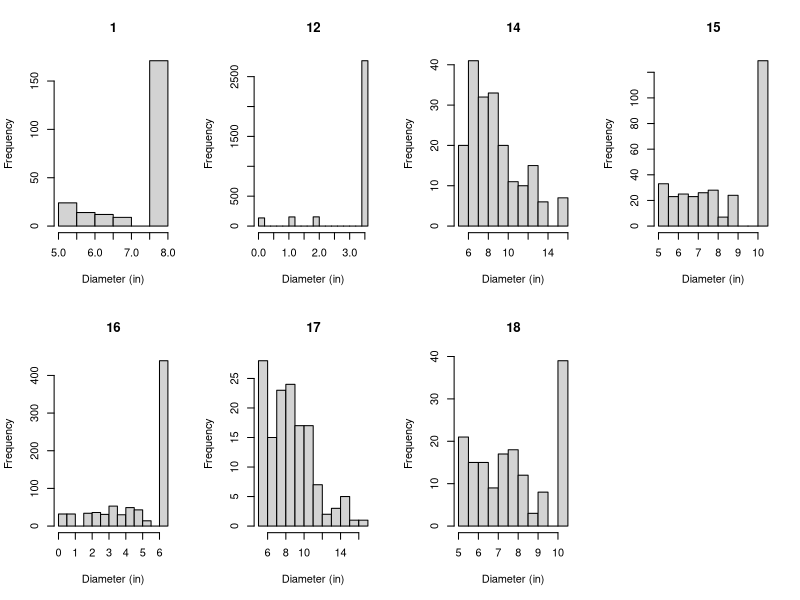
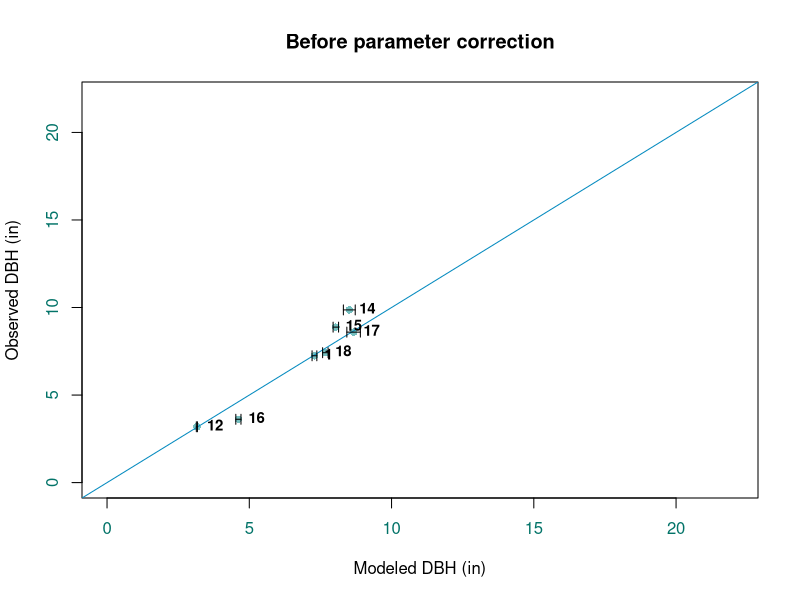
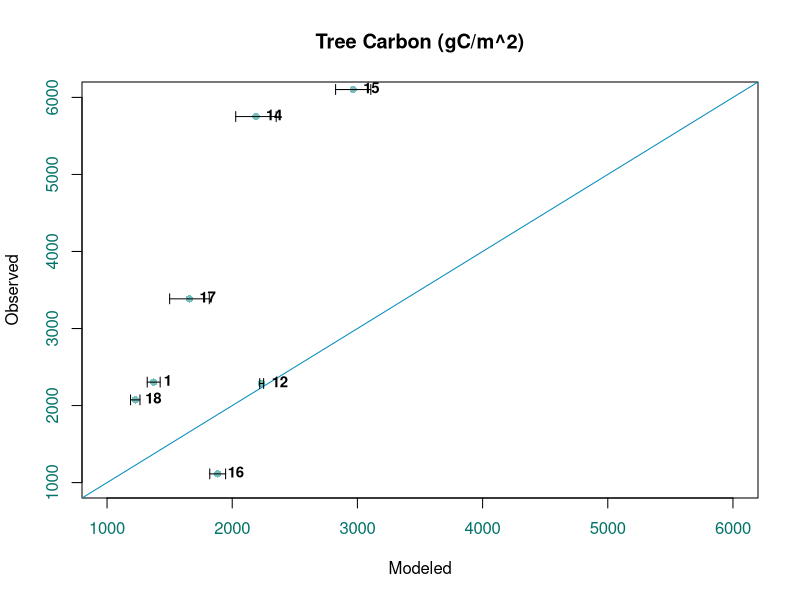

Recreate these plots in R, in order.
# Run slash pine simulations ----------------------------------------------

rm(list=ls())

par(mfrow=c(2,4))
final_list<-list()

# Plot 1 ----------------------------------------------

# data will be saved as list 1
mylist<-list() 


# set parameters for growth equation
aridity<-6957*0.0001

temp<-22.34389687

temp2<-temp^2

C_AVG<-((725/10)*(1/3))+((760/10)*(2/3))

N_AVG<-((1375/100)*(1/3))+((923/100)*(2/3))

CN<-C_AVG/N_AVG

CN_SCALE<-(CN*4.941)+29.777


# set stand age and density
plot_density<-379
observed.a<-round((10^(3.104632 - 0.4283513*temp + 0.0102844*temp2 +0.581161*aridity))*(8.9^2.30799))
predict.tasb<-matrix(nrow = 10, ncol = 1,0)
predict.d<-matrix(nrow = 10, ncol = 1,0)

for (o in 1:10){
  age<-matrix(0, nrow=observed.a[1], ncol=plot_density[1]) # initialize the age matrix
  Diameter<-matrix(0, nrow=observed.a[1], plot_density[1]) # initialize the diameter matrix
  TASB<-matrix(0, nrow=observed.a[1], plot_density[1]) # initialize the total above-stump biomass matrix
  
  # initialize the diameter for the first year
  Diameter[1,]<-(10^(-1.345167 + 0.185595*temp - 0.004456*temp2 - 0.251804*aridity))*(0.4332775*1^(-0.5667225))
  
  for (j in 1:plot_density){ # specify tree per hectare
    
    for (i in 2:observed.a){ # specify how long to run the simulation (years)
      
      age[i,j]<-age[i-1,j]+1
      
      growth<-(10^(-1.345167 + 0.185595*temp - 0.004456*temp2 - 0.251804*aridity))*(0.4332775*age[i,j]^(-0.5667225))
      
      # define the mortality rate here
      # initialize as a numeric with only 1 possible value
      M <- numeric(length = 1)
      
      # Mortality based on diameter class
      if (Diameter[i,j]<=3.94){ M<- rbinom(1,1,(.4/8))}
      else if (Diameter[i,j]>3.94 & Diameter[i,j]<=7.97){M<-rbinom(1,1,(.2/8))}
      else if (Diameter[i,j]>7.97 & Diameter[i,j]<=11.81){M<-rbinom(1,1,(.15/8))}
      else if (Diameter[i,j]>11.81 & Diameter[i,j]<=15.75){M<-rbinom(1,1,(.1/8))}
      else if (Diameter[i,j]>15.75){M<-rbinom(1,1,(0.01/8))}
      
      # Calculate the diameter for jth tree for the ith observed year
      Diameter[i,j]<-Diameter[i-1,j] + growth - M*(Diameter[i-1,j]+growth)
      
      #use diameter and age to calculate total aboveground biomass of the jth tree in the ith year
      TASB [i,j]<-(0.041281*((Diameter[i,j]*2.54)^2.722214))
      
      # If the tree dies, plant a new tree (age = 0)
      if (M==1){age[i,j]<-0}
    }
  }
  # save average modeled diameter
  predict.d[o,1]<-mean(Diameter[18, which (Diameter[18,]>=5)])
  predict.tasb[o,1]<-sum(TASB[18, which (Diameter[18,]>=5)])*.5*1000*(1/10000)
}
observed.d<-c(7.243498)
observed.tasb<-c(2304.18856)
modeled.d<-mean(predict.d)
modeled.tasb<-mean(predict.tasb)
sd.tasb<-sd(predict.tasb)
sd.dbh<-sd(predict.d)
hist(Diameter[18, which (Diameter[18,]>=5)], main = "1", xlab = "Diameter (in)")

# set up dataframe to store simulated data
df<-cbind(observed.d, modeled.d, observed.a, plot_density, temp, temp2, aridity, CN_SCALE, observed.tasb, modeled.tasb, 
          sd.tasb, sd.dbh)

df<-data.frame(df)

colnames(df)<-c("Observed_Diameter","Modeled_Diameter","Age", "Tree_Density", "Temperature", "Temperature2", "Aridity", "Soil_CN", "Observed_Biomass", 
                "Modeled_Biomass", "sd.tasb", "sd.dbh")

# data will be saved as list 1
mylist[[1]] <- df


# Plot 12 ----------------------------------------------

# set parameters for growth equation
aridity<-6932*0.0001

temp<-22.33102036

temp2<-temp^2

C_AVG<-((366/10)*(1/3))+((427/10)*(2/3))

N_AVG<-((1137/100)*(1/3))+((628/100)*(2/3))

CN<-C_AVG/N_AVG

CN_SCALE<-(CN*4.941)+29.777


# set stand age and density
plot_density<-3209
observed.a<-round((10^(3.104632 - 0.4283513*temp + 0.0102844*temp2 +0.581161*aridity))*(4.5^2.30799))
predict.d<-matrix(nrow = 10, ncol = 1,0)
predict.tasb<-matrix(nrow = 10, ncol = 1,0)
observed.tasb<-2286.27849

for (h in 1:10){   
  
  age<-matrix(0, nrow=observed.a[1], ncol=plot_density[1]) # initialize the age matrix
  Diameter<-matrix(0, nrow=observed.a[1], plot_density[1]) # initialize the diameter matrix
  TASB<-matrix(0, nrow=observed.a[1], plot_density[1]) # initialize the total above-stump biomass matrix
  
  # initialize the diameter for the first year
  Diameter[1,]<-(10^(-1.345167 + 0.185595*temp - 0.004456*temp2 - 0.251804*aridity))*(0.4332775*1^(-0.5667225))
  
  for (j in 1:plot_density){ # specify tree per hectare
    
    for (i in 2:observed.a){ # specify how long to run the simulation (years)
      
      age[i,j]<-age[i-1,j]+1
      
      growth<-(10^(-1.345167 + 0.185595*temp - 0.004456*temp2 - 0.251804*aridity))*(0.4332775*age[i,j]^(-0.5667225))
      
      # define the mortality rate here
      # initialize as a numeric with only 1 possible value
      M <- numeric(length = 1)
      
      # Mortality based on diameter class
      if (Diameter[i,j]<=3.94){ M<- rbinom(1,1,(.4/8))}
      else if (Diameter[i,j]>3.94 & Diameter[i,j]<=7.97){M<-rbinom(1,1,(.2/8))}
      else if (Diameter[i,j]>7.97 & Diameter[i,j]<=11.81){M<-rbinom(1,1,(.15/8))}
      else if (Diameter[i,j]>11.81 & Diameter[i,j]<=15.75){M<-rbinom(1,1,(.1/8))}
      else if (Diameter[i,j]>15.75){M<-rbinom(1,1,(0.01/8))}
      
      # Calculate the diameter for jth tree for the ith observed year
      Diameter[i,j]<-Diameter[i-1,j] + growth - M*(Diameter[i-1,j]+growth)
      
      #use diameter and age to calculate total aboveground biomass of the jth tree in the ith year
      TASB [i,j]<-(0.041281*((Diameter[i,j]*2.54)^2.722214))
      
      # If the tree dies, plant a new tree (age = 0)
      if (M==1){age[i,j]<-0}
      
    }
  }
  predict.d[h,1]<-mean(Diameter[4,])
  predict.tasb[h,1]<-sum(TASB[4,])*.5*1000*(1/10000)
}

# save average modeled diameter
modeled.d<-mean(predict.d)
observed.d<-c(3.189155)
modeled.tasb<-mean(predict.tasb)
sd.tasb<-sd(predict.tasb)
sd.dbh<-sd(predict.d)
hist(Diameter[4,], main = "12", xlab = "Diameter (in)")

# set up dataframe to store simulated data
df<-cbind(observed.d, modeled.d, observed.a, plot_density, temp, temp2, aridity, CN_SCALE, observed.tasb, modeled.tasb, 
          sd.tasb, sd.dbh)

df<-data.frame(df)

colnames(df)<-c("Observed_Diameter","Modeled_Diameter","Age", "Tree_Density", "Temperature", "Temperature2", "Aridity", "Soil_CN",
                "Observed_Biomass", "Modeled_Biomass", "sd.tasb", "sd.dbh")

# data will be saved as list 9
mylist[[9]] <- df  


# Plot 14 ----------------------------------------------

# set parameters for growth equation
aridity<-7595*0.0001

temp<-20.97239685

temp2<-temp^2

C_AVG<-((475/10)*(1/3))+((227/10)*(2/3))

N_AVG<-((2085/100)*(1/3))+((1689/100)*(2/3))

CN<-C_AVG/N_AVG

CN_SCALE<-(CN*4.941)+29.777


# set stand age and density
plot_density<-349
observed.a<-round((10^(3.104632 - 0.4283513*temp + 0.0102844*temp2 +0.581161*aridity))*(16.4^2.30799))
predict.d<-matrix(nrow = 10, ncol = 1,0)
predict.tasb<-matrix(nrow = 10, ncol = 1,0)
observed.tasb<-5751.31370

for (h in 1:10){   
  
  age<-matrix(0, nrow=observed.a[1], ncol=plot_density[1]) # initialize the age matrix
  Diameter<-matrix(0, nrow=observed.a[1], plot_density[1]) # initialize the diameter matrix
  TASB<-matrix(0, nrow=observed.a[1], plot_density[1]) # initialize the total above-stump biomass matrix
  
  # initialize the diameter for the first year
  Diameter[1,]<-(10^(-1.345167 + 0.185595*temp - 0.004456*temp2 - 0.251804*aridity))*(0.4332775*1^(-0.5667225))
  
  for (j in 1:plot_density){ # specify tree per hectare
    
    for (i in 2:observed.a){ # specify how long to run the simulation (years)
      
      age[i,j]<-age[i-1,j]+1
      
      growth<-(10^(-1.345167 + 0.185595*temp - 0.004456*temp2 - 0.251804*aridity))*(0.4332775*age[i,j]^(-0.5667225))
      
      # define the mortality rate here
      # initialize as a numeric with only 1 possible value
      M <- numeric(length = 1)
      
      # Mortality based on diameter class
      if (Diameter[i,j]<=3.94){ M<- rbinom(1,1,(.4/8))}
      else if (Diameter[i,j]>3.94 & Diameter[i,j]<=7.97){M<-rbinom(1,1,(.2/8))}
      else if (Diameter[i,j]>7.97 & Diameter[i,j]<=11.81){M<-rbinom(1,1,(.15/8))}
      else if (Diameter[i,j]>11.81 & Diameter[i,j]<=15.75){M<-rbinom(1,1,(.1/8))}
      else if (Diameter[i,j]>15.75){M<-rbinom(1,1,(0.01/8))}
      
      # Calculate the diameter for jth tree for the ith observed year
      Diameter[i,j]<-Diameter[i-1,j] + growth - M*(Diameter[i-1,j]+growth)
      
      #use diameter and age to calculate total aboveground biomass of the jth tree in the ith year
      TASB [i,j]<-(0.041281*((Diameter[i,j]*2.54)^2.722214))
      
      # If the tree dies, plant a new tree (age = 0)
      if (M==1){age[i,j]<-0}
      
    }
  }
  predict.d[h,1]<-mean(Diameter[78, which (Diameter[78,]>=5)])
  predict.tasb[h,1]<-sum(TASB[78, which (Diameter[78,]>=5)])*.5*1000*(1/10000)
}

# save average modeled diameter
modeled.d<-mean(predict.d)
observed.d<-c(9.863562)
modeled.tasb<-mean(predict.tasb)
sd.tasb<-sd(predict.tasb)
sd.dbh<-sd(predict.d)
hist(Diameter[78, which (Diameter[78,]>=5)], main = "14", xlab = "Diameter (in)")

# set up dataframe to store simulated data
df<-cbind(observed.d, modeled.d, observed.a, plot_density, temp, temp2, aridity, CN_SCALE, observed.tasb, modeled.tasb, 
          sd.tasb, sd.dbh)

df<-data.frame(df)

colnames(df)<-c("Observed_Diameter","Modeled_Diameter","Age", "Tree_Density", "Temperature", "Temperature2", "Aridity", "Soil_CN",
                "Observed_Biomass", "Modeled_Biomass", "sd.tasb", "sd.dbh")

# data will be saved as list 11
mylist[[11]] <- df 

# Plot 15 ----------------------------------------------

# set parameters for growth equation
aridity<-6941*0.0001

temp<-22.33102036

temp2<-temp^2

C_AVG<-((486/10)*(1/3))+((475/10)*(2/3))

N_AVG<-((1238/100)*(1/3))+((827/100)*(2/3))

CN<-C_AVG/N_AVG

CN_SCALE<-(CN*4.941)+29.777


# set stand age and density
plot_density<-585
observed.a<-round((10^(3.104632 - 0.4283513*temp + 0.0102844*temp2 +0.581161*aridity))*(11.1^2.30799))
predict.d<-matrix(nrow = 10, ncol = 1,0)
predict.tasb<-matrix(nrow = 10, ncol = 1,0)
observed.tasb<-6102.40018

for (h in 1:10){   
  
  age<-matrix(0, nrow=observed.a[1], ncol=plot_density[1]) # initialize the age matrix
  Diameter<-matrix(0, nrow=observed.a[1], plot_density[1]) # initialize the diameter matrix
  TASB<-matrix(0, nrow=observed.a[1], plot_density[1]) # initialize the total above-stump biomass matrix
  
  # initialize the diameter for the first year
  Diameter[1,]<-(10^(-1.345167 + 0.185595*temp - 0.004456*temp2 - 0.251804*aridity))*(0.4332775*1^(-0.5667225))
  
  for (j in 1:plot_density){ # specify tree per hectare
    
    for (i in 2:observed.a){ # specify how long to run the simulation (years)
      
      age[i,j]<-age[i-1,j]+1
      
      growth<-(10^(-1.345167 + 0.185595*temp - 0.004456*temp2 - 0.251804*aridity))*(0.4332775*age[i,j]^(-0.5667225))
      
      # define the mortality rate here
      # initialize as a numeric with only 1 possible value
      M <- numeric(length = 1)
      
      # Mortality based on diameter class
      if (Diameter[i,j]<=3.94){ M<- rbinom(1,1,(.4/8))}
      else if (Diameter[i,j]>3.94 & Diameter[i,j]<=7.97){M<-rbinom(1,1,(.2/8))}
      else if (Diameter[i,j]>7.97 & Diameter[i,j]<=11.81){M<-rbinom(1,1,(.15/8))}
      else if (Diameter[i,j]>11.81 & Diameter[i,j]<=15.75){M<-rbinom(1,1,(.1/8))}
      else if (Diameter[i,j]>15.75){M<-rbinom(1,1,(0.01/8))}
      
      # Calculate the diameter for jth tree for the ith observed year
      Diameter[i,j]<-Diameter[i-1,j] + growth - M*(Diameter[i-1,j]+growth)
      
      #use diameter and age to calculate total aboveground biomass of the jth tree in the ith year
      TASB [i,j]<-(0.041281*((Diameter[i,j]*2.54)^2.722214))
      
      # If the tree dies, plant a new tree (age = 0)
      if (M==1){age[i,j]<-0}
      
    }
  }
  predict.d[h,1]<-mean(Diameter[30, which (Diameter[30,]>=5)])
  predict.tasb[h,1]<-sum(TASB[30, which (Diameter[30,]>=5)])*.5*1000*(1/10000)
}  

# save average modeled diameter
modeled.d<-mean(predict.d)
observed.d<-c(8.878969)
modeled.tasb<-mean(predict.tasb)
sd.tasb<-sd(predict.tasb)
sd.dbh<-sd(predict.d)
hist(Diameter[30, which (Diameter[30,]>=5)], main = "15", xlab = "Diameter (in)")

# set up dataframe to store simulated data
df<-cbind(observed.d, modeled.d, observed.a, plot_density, temp, temp2, aridity, CN_SCALE, observed.tasb, modeled.tasb, 
          sd.tasb, sd.dbh)

df<-data.frame(df)

colnames(df)<-c("Observed_Diameter","Modeled_Diameter","Age", "Tree_Density", "Temperature", "Temperature2", "Aridity", "Soil_CN",
                "Observed_Biomass", "Modeled_Biomass", "sd.tasb", "sd.dbh")

# data will be saved as list 12
mylist[[12]] <- df

# Plot 16 ----------------------------------------------

# set parameters for growth equation
aridity<-8774*0.0001

temp<-19.62741661

temp2<-temp^2

C_AVG<-((972/10)*(1/3))+((295/10)*(2/3))

N_AVG<-((1585/100)*(1/3))+((505/100)*(2/3))

CN<-C_AVG/N_AVG

CN_SCALE<-(CN*4.941)+29.777


# set stand age and density
plot_density<-793
observed.a<-round((10^(3.104632 - 0.4283513*temp + 0.0102844*temp2 +0.581161*aridity))*(7.2^2.30799))
predict.d<-matrix(nrow = 10, ncol = 1,0)
predict.tasb<-matrix(nrow = 10, ncol = 1,0)
observed.tasb<-1113.29871

for (h in 1:10){    
  
  age<-matrix(0, nrow=observed.a[1], ncol=plot_density[1]) # initialize the age matrix
  Diameter<-matrix(0, nrow=observed.a[1], plot_density[1]) # initialize the diameter matrix
  TASB<-matrix(0, nrow=observed.a[1], plot_density[1]) # initialize the total above-stump biomass matrix
  
  # initialize the diameter for the first year
  Diameter[1,]<-(10^(-1.345167 + 0.185595*temp - 0.004456*temp2 - 0.251804*aridity))*(0.4332775*1^(-0.5667225))
  
  for (j in 1:plot_density){ # specify tree per hectare
    
    for (i in 2:observed.a){ # specify how long to run the simulation (years)
      
      age[i,j]<-age[i-1,j]+1
      
      growth<-(10^(-1.345167 + 0.185595*temp - 0.004456*temp2 - 0.251804*aridity))*(0.4332775*age[i,j]^(-0.5667225))
      
      # define the mortality rate here
      # initialize as a numeric with only 1 possible value
      M <- numeric(length = 1)
      
      # Mortality based on diameter class
      if (Diameter[i,j]<=3.94){ M<- rbinom(1,1,(.4/8))}
      else if (Diameter[i,j]>3.94 & Diameter[i,j]<=7.97){M<-rbinom(1,1,(.2/8))}
      else if (Diameter[i,j]>7.97 & Diameter[i,j]<=11.81){M<-rbinom(1,1,(.15/8))}
      else if (Diameter[i,j]>11.81 & Diameter[i,j]<=15.75){M<-rbinom(1,1,(.1/8))}
      else if (Diameter[i,j]>15.75){M<-rbinom(1,1,(0.01/8))}
      
      # Calculate the diameter for jth tree for the ith observed year
      Diameter[i,j]<-Diameter[i-1,j] + growth - M*(Diameter[i-1,j]+growth)
      
      #use diameter and age to calculate total aboveground biomass of the jth tree in the ith year
      TASB [i,j]<-(0.041281*((Diameter[i,j]*2.54)^2.722214))
      
      
      # If the tree dies, plant a new tree (age = 0)
      if (M==1){age[i,j]<-0}
      
    }
  }
  predict.d[h,1]<-mean(Diameter[14,])
  predict.tasb[h,1]<-sum(TASB[14,])*.5*1000*(1/10000)
}  

# save average modeled diameter
modeled.d<-mean(predict.d)
observed.d<-c(3.616565)
modeled.tasb<-mean(predict.tasb)
sd.tasb<-sd(predict.tasb)
sd.dbh<-sd(predict.d)
hist(Diameter[14,], main = "16", xlab = "Diameter (in)")

# set up dataframe to store simulated data
df<-cbind(observed.d, modeled.d, observed.a, plot_density, temp, temp2, aridity, CN_SCALE, observed.tasb, modeled.tasb, 
          sd.tasb, sd.dbh)

df<-data.frame(df)

colnames(df)<-c("Observed_Diameter","Modeled_Diameter","Age", "Tree_Density", "Temperature", "Temperature2", "Aridity", "Soil_CN",
                "Observed_Biomass", "Modeled_Biomass", "sd.tasb", "sd.dbh")

# data will be saved as list 13
mylist[[13]] <- df

# Plot 17 ----------------------------------------------

# set parameters for growth equation
aridity<-7687*0.0001

temp<-20.97239685

temp2<-temp^2

C_AVG<-((405/10)*(1/3))+((182/10)*(2/3))

N_AVG<-((2095/100)*(1/3))+((1702/100)*(2/3))

CN<-C_AVG/N_AVG

CN_SCALE<-(CN*4.941)+29.777


# set stand age and density
plot_density<-253
observed.a<-round((10^(3.104632 - 0.4283513*temp + 0.0102844*temp2 +0.581161*aridity))*(17.5^2.30799))
predict.d<-matrix(nrow = 10, ncol = 1,0)
predict.tasb<-matrix(nrow = 10, ncol = 1,0)
observed.tasb<-3385.50500

for (h in 1:10){  
  
  age<-matrix(0, nrow=observed.a[1], ncol=plot_density[1]) # initialize the age matrix
  Diameter<-matrix(0, nrow=observed.a[1], plot_density[1]) # initialize the diameter matrix
  TASB<-matrix(0, nrow=observed.a[1], plot_density[1]) # initialize the total above-stump biomass matrix
  
  # initialize the diameter for the first year
  Diameter[1,]<-(10^(-1.345167 + 0.185595*temp - 0.004456*temp2 - 0.251804*aridity))*(0.4332775*1^(-0.5667225))
  
  for (j in 1:plot_density){ # specify tree per hectare
    
    for (i in 2:observed.a){ # specify how long to run the simulation (years)
      
      age[i,j]<-age[i-1,j]+1
      
      growth<-(10^(-1.345167 + 0.185595*temp - 0.004456*temp2 - 0.251804*aridity))*(0.4332775*age[i,j]^(-0.5667225))
      
      # define the mortality rate here
      # initialize as a numeric with only 1 possible value
      M <- numeric(length = 1)
      
      # Mortality based on diameter class
      if (Diameter[i,j]<=3.94){ M<- rbinom(1,1,(.4/8))}
      else if (Diameter[i,j]>3.94 & Diameter[i,j]<=7.97){M<-rbinom(1,1,(.2/8))}
      else if (Diameter[i,j]>7.97 & Diameter[i,j]<=11.81){M<-rbinom(1,1,(.15/8))}
      else if (Diameter[i,j]>11.81 & Diameter[i,j]<=15.75){M<-rbinom(1,1,(.1/8))}
      else if (Diameter[i,j]>15.75){M<-rbinom(1,1,(0.01/8))}
      
      # Calculate the diameter for jth tree for the ith observed year
      Diameter[i,j]<-Diameter[i-1,j] + growth - M*(Diameter[i-1,j]+growth)
      
      #use diameter and age to calculate total aboveground biomass of the jth tree in the ith year
      TASB [i,j]<-(0.041281*((Diameter[i,j]*2.54)^2.722214))
      
      # If the tree dies, plant a new tree (age = 0)
      if (M==1){age[i,j]<-0}
      
    }
  }
  predict.d[h,1]<-mean(Diameter[91, which (Diameter[91,]>=5)])
  predict.tasb[h,1]<-sum(TASB[91, which (Diameter[91,]>=5)])*.5*1000*(1/10000)
}

# save average modeled diameter
modeled.d<-mean(predict.d)
observed.d<-c(8.594118)
modeled.tasb<-mean(predict.tasb)
sd.tasb<-sd(predict.tasb)
sd.dbh<-sd(predict.d)
hist(Diameter[91, which (Diameter[91,]>=5)], main = "17", xlab = "Diameter (in)")

# set up dataframe to store simulated data
df<-cbind(observed.d, modeled.d, observed.a, plot_density, temp, temp2, aridity, CN_SCALE, observed.tasb, modeled.tasb, 
          sd.tasb, sd.dbh)

df<-data.frame(df)

colnames(df)<-c("Observed_Diameter","Modeled_Diameter","Age", "Tree_Density", "Temperature", "Temperature2", "Aridity", "Soil_CN",
                "Observed_Biomass", "Modeled_Biomass", "sd.tasb", "sd.dbh")

# data will be saved as list 14
mylist[[14]] <- df

# Plot 18 ----------------------------------------------

# set parameters for growth equation
aridity<-9677*0.0001

temp<-19.52181244

temp2<-temp^2

C_AVG<-((515/10)*(1/3))+((143/10)*(2/3))

N_AVG<-((1366/100)*(1/3))+((454/100)*(2/3))

CN<-C_AVG/N_AVG

CN_SCALE<-(CN*4.941)+29.777


# set stand age and density
plot_density<-312
observed.a<-round((10^(3.104632 - 0.4283513*temp + 0.0102844*temp2 +0.581161*aridity))*(11.1^2.30799))
predict.d<-matrix(nrow = 10, ncol = 1,0)
predict.d<-matrix(nrow = 10, ncol = 1,0)
observed.tasb<-2073.95522


for (h in 1:10){   
  
  age<-matrix(0, nrow=observed.a[1], ncol=plot_density[1]) # initialize the age matrix
  Diameter<-matrix(0, nrow=observed.a[1], plot_density[1]) # initialize the diameter matrix
  TASB<-matrix(0, nrow=observed.a[1], plot_density[1]) # initialize the total above-stump biomass matrix
  
  # initialize the diameter for the first year
  Diameter[1,]<-(10^(-1.345167 + 0.185595*temp - 0.004456*temp2 - 0.251804*aridity))*(0.4332775*1^(-0.5667225))
  
  for (j in 1:plot_density){ # specify tree per hectare
    
    for (i in 2:observed.a){ # specify how long to run the simulation (years)
      
      age[i,j]<-age[i-1,j]+1
      
      growth<-(10^(-1.345167 + 0.185595*temp - 0.004456*temp2 - 0.251804*aridity))*(0.4332775*age[i,j]^(-0.5667225))
      
      # define the mortality rate here
      # initialize as a numeric with only 1 possible value
      M <- numeric(length = 1)
      
      # Mortality based on diameter class
      if (Diameter[i,j]<=3.94){ M<- rbinom(1,1,(.4/8))}
      else if (Diameter[i,j]>3.94 & Diameter[i,j]<=7.97){M<-rbinom(1,1,(.2/8))}
      else if (Diameter[i,j]>7.97 & Diameter[i,j]<=11.81){M<-rbinom(1,1,(.15/8))}
      else if (Diameter[i,j]>11.81 & Diameter[i,j]<=15.75){M<-rbinom(1,1,(.1/8))}
      else if (Diameter[i,j]>15.75){M<-rbinom(1,1,(0.01/8))}
      
      # Calculate the diameter for jth tree for the ith observed year
      Diameter[i,j]<-Diameter[i-1,j] + growth - M*(Diameter[i-1,j]+growth)
      
      #use diameter and age to calculate total aboveground biomass of the jth tree in the ith year
      TASB [i,j]<-(0.041281*((Diameter[i,j]*2.54)^2.722214))
      
      # If the tree dies, plant a new tree (age = 0)
      if (M==1){age[i,j]<-0}
      
    }
  }
  predict.d[h,1]<-mean(Diameter[43, which (Diameter[43,]>=5)])
  predict.tasb[h,1]<-sum(TASB[43, which (Diameter[43,]>=5)])*.5*1000*(1/10000)
  
}

# save average modeled diameter
modeled.d<-mean(predict.d)
observed.d<-c(7.419048)
modeled.tasb<-mean(predict.tasb)
sd.tasb<-sd(predict.tasb)
sd.dbh<-sd(predict.d)
hist(Diameter[43, which (Diameter[43,]>=5)], main = "18", xlab = "Diameter (in)")

# set up dataframe to store simulated data
df<-cbind(observed.d, modeled.d, observed.a, plot_density, temp, temp2, aridity, CN_SCALE, observed.tasb, modeled.tasb, 
          sd.tasb, sd.dbh)

df<-data.frame(df)

colnames(df)<-c("Observed_Diameter","Modeled_Diameter","Age", "Tree_Density", "Temperature", "Temperature2", "Aridity", "Soil_CN",
                "Observed_Biomass", "Modeled_Biomass", "sd.tasb", "sd.dbh")

# data will be saved as list 15
mylist[[15]] <- df


final_list <- do.call(rbind.data.frame, mylist)
row.names(final_list) <- c(1,12,14:18)
# final_list$Plot<- c(1,12,14:18)
# final_list$Plot<-as.factor(final_list$Plot)
sdev<-as.vector(final_list$sd.tasb)
sdev.dbh<-as.vector(final_list$sd.dbh)


# Compare observed diameter vs modeled diameter ---------------------------
par(mfrow=c(1,1))

model.1<-lm(data = final_list, log10(Observed_Diameter/Modeled_Diameter)~log10(Age)+Tree_Density+Temperature+Temperature2+Aridity)
summary(model.1)
# plot(Temperature~Aridity, data= final_list[[1]])
# 
# res.age<-residuals(model.1)
# plot(res.age~df2$Age)
# plot(res.age~df2$Aridity)

model.2<-lm(data = final_list, log10(Observed_Diameter/Modeled_Diameter)~log10(Age))
summary(model.2)

plot(data = final_list, Observed_Diameter~Modeled_Diameter, xlim = c(0,22), ylim = c(0,22), xlab="Modeled DBH (in)", ylab="Observed DBH (in)",
     main = "Before parameter correction", col.axis="#027368", col="#75BFBF", pch=16, type="p") + abline(0,1, col="#048ABF")
text(Observed_Diameter~Modeled_Diameter, labels=rownames(final_list),data=final_list, cex=0.9, font=2, pos=4)
arrows(final_list$Modeled_Diameter-sdev.dbh, final_list$Observed_Diameter, final_list$Modeled_Diameter+sdev.dbh, final_list$Observed_Diameter, length=0.05, angle=90, code=3)

plot(data = final_list, Observed_Biomass~Modeled_Biomass, xlim = c(1000,6000), ylim = c(1000,6000), col = "#75BFBF", xlab="Modeled", ylab="Observed", main ="Tree Carbon (gC/m^2)",
     col.axis="#027368", pch=16, type="p") + abline(0,1, col="#048ABF")
text(Observed_Biomass~Modeled_Biomass, labels=rownames(final_list),data=final_list, cex=0.9, font=2, pos=4)
arrows(final_list$Modeled_Biomass-sdev, final_list$Observed_Biomass, final_list$Modeled_Biomass+sdev, final_list$Observed_Biomass, length=0.05, angle=90, code=3)
